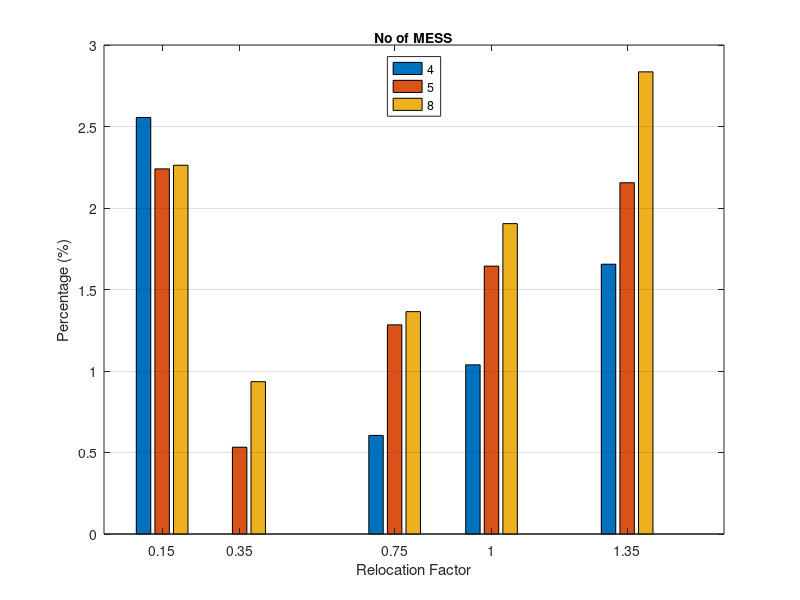

Here is the MATLAB script that generated this plot:
%% peak shave dataset
load 10MESS_200rf.mat
disp(str_10MESS_200rf)
%%
reloc_array = linspace(0,2,201);
%%
% number of mess in the plot
% no_mess_pl = 4:6;
no_mess_pl = [4 5 8];
figure(2020+randi(400,1))
% plot(reloc_array,perc_gain_mat(:,no_mess_pl))
reloc_ind = [0.15 0.35 0.75 1.0 1.35];
bar(reloc_ind,perc_gain_mat(reloc_ind*100,no_mess_pl));
set(gca, 'XTick', (reloc_ind))
% set(gca,'YGrid','on','LineWidth',1.5)
set(gca,'YGrid','on')
% set(gca, 'XTickLabel', {num2str(reloc_ind(1)),num2str(reloc_ind(2)),num2str(reloc_ind(3))})
% xticks(h_bar,reloc_ind*100)
% xticklabels(h_bar,{num2str(reloc_ind)})
% title(['Gain percentage',newline,'No of MESS: ',num2str(NO_MESS)])
xlabel('Relocation Factor')
ylabel("Percentage (%)")
% ylim([0.9 3.1])
% xlim([0 200])
h_leg = legend('show');
title(h_leg,'No of MESS')
% legend(num2str(no_mess_pl))
% legend('-DynamicLegend','DisplayName',num2str(no_mess_pl))
legend({num2str(no_mess_pl(1)),num2str(no_mess_pl(2)),num2str(no_mess_pl(3))},'Location','north')
%%
% print('bar_peak_shave','-dpng','-r0')
print('bar_peak_shave2','-depsc','-r300')

%%
close all